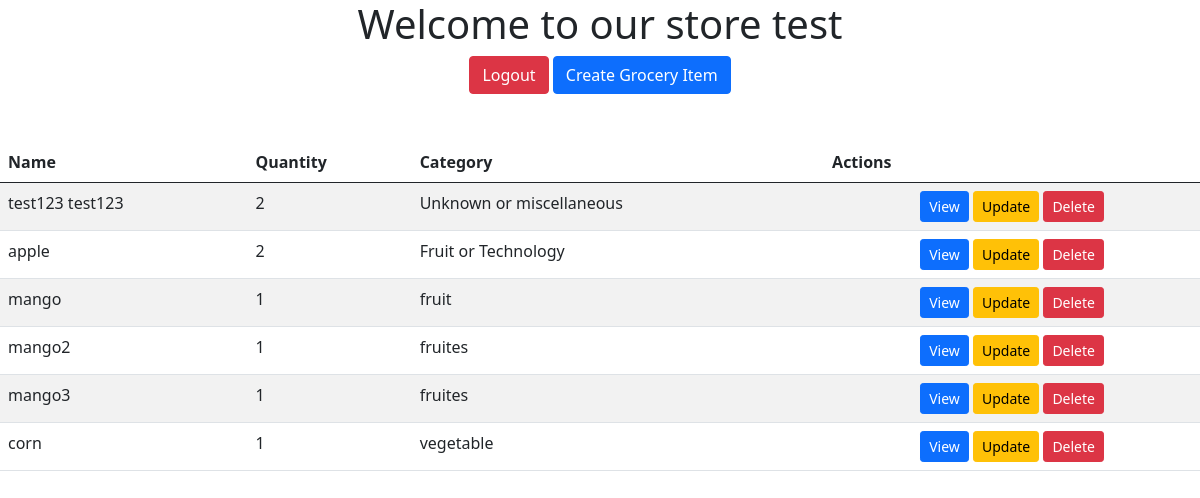
/ (signed in), run on the app's committed database.
### store/models.py (models this page shows, shortened)
class GroceryItem(models.Model):
    name = models.CharField(max_length=100)
    quantity = models.IntegerField()
    user = models.ForeignKey(User, on_delete=models.CASCADE)
    category = models.CharField(max_length=50)
    created_at = models.DateTimeField(auto_now_add=True, null=True, blank=True)
    updated_at = models.DateTimeField(auto_now=True, null=True, blank=True)

### store/views.py (the view)
# urls.py: path('', IndexView.as_view(), name='api-index'),
class IndexView(ListView):
    model = GroceryItem
    template_name = 'index.html'
    context_object_name = 'grocery_items'
    def get_queryset(self):
        return GroceryItem.objects.filter(user=self.request.user)

### templates/index.html (shortened to what this page needs)
{% extends "base.html" %}
{% load static %}
{% load socialaccount %}
{% block content %}
<div class="container text-center">
    <h1>Welcome to our store {{ user }}</h1>
    <a class='btn btn-danger' href="{% url 'logout' %}">Logout</a>
    <button id="create-gcr" class="btn btn-primary" type="button" name="button">Create Grocery Item</button>
    </div>
    <table class="table table-striped mt-5">
    <thead class="thead-dark">
        <tr>
            <th scope="col">Name</th>
            <th scope="col">Quantity</th>
            <th scope="col">Category</th>
            <th scope="col">Actions</th>
        </tr>
    </thead>
    <tbody>
        {% for item in grocery_items %}
            <tr>
                <td>{{ item.name }}</td>
                <td>{{ item.quantity }}</td>
                <td>{{ item.category }}</td>
                <td>
                    <div class="text-center">
                        <button type="button" class="view_grc bs-modal btn btn-sm btn-primary" data-form-url="{% url 'view_grc' item.pk %}">
                            <span class="fa fa-eye">View</span>
                        </button>
                        <button type="button" id="update_grc" class="update_grc bs-modal btn btn-sm btn-warning" data-form-url="{% url 'update_grc' item.pk %}">
                            <span class="fa fa-pencil">Update</span>
                        </button>
                        <button type="button" class="delete-book bs-modal btn btn-sm btn-danger" data-form-url="{% url 'delete_grc' item.pk %}">
                            <span class="fa fa-trash">Delete</span>
                        </button>
                        </div>
                </td>
            </tr>
        {% endfor %}
    </tbody>
    </table>
{% endblock content %}

### templates/base.html (shortened to what this page needs)
{% load static %}
<!DOCTYPE html>
<html>
    <head>
        <link href="https://cdn.jsdelivr.net/npm/bootstrap@5.0.2/dist/css/bootstrap.min.css" rel="stylesheet">
    </head>
    <body>
    {% block content %} {% endblock content %}
    </body>
</html>

### data on the page
GroceryItem: name "test123 test123", quantity "2", category "Unknown or miscellaneous"
GroceryItem: name "apple", quantity "2", category "Fruit or Technology"
GroceryItem: name "mango", quantity "1", category "fruit"
GroceryItem: name "mango2", quantity "1", category "fruites"
GroceryItem: name "mango3", quantity "1", category "fruites"
GroceryItem: name "corn", quantity "1", category "vegetable"
